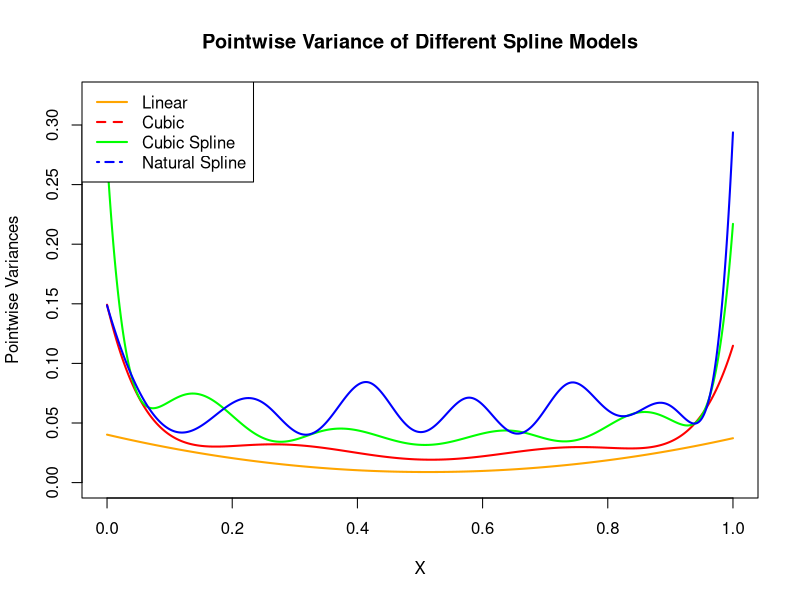

This figure's R source:
set.seed(123)

# Create evenly spaced grid between 0 and 1 for training data
n_train = 100
x_train = seq(0, 1, length.out = n_train)

# Simulate training Y based on the given model:
# Y = 3X^3 - 5X^2 + X - 3 + N(0, 1)
true_function = function(x) {
  3 * x^3 - 5 * x^2 + x - 3
}

# Add noise N(0,1)
y_train = true_function(x_train) + rnorm(n_train, 0, 1)

# Create dense grid for plotting
x_grid = seq(0, 1, length.out = 1000)
y_true = true_function(x_grid)

# Define knots for natural spline and boundaries
ns_knots = c(0.1, 0.26, 0.42, 0.58, 0.74, 0.9)
n_knots = length(ns_knots)
knot_min = min(ns_knots)
knot_max = max(ns_knots)

# Helper function for truncated cubic power
d_function = function(x, knot) {
  pmax(0, (x - knot))^3
}

# Function to run simulation multiple times and compute variance
run_simulation = function(n_sims = 100) {
  # Initialize matrices to store predictions
  linear_preds = matrix(0, nrow = n_sims, ncol = length(x_grid))
  cubic_preds = matrix(0, nrow = n_sims, ncol = length(x_grid))
  cubic_spline_preds = matrix(0, nrow = n_sims, ncol = length(x_grid))
  natural_spline_preds = matrix(0, nrow = n_sims, ncol = length(x_grid))
  
  # Run simulations
  for (i in 1:n_sims) {
    # Generate new training data with same X but different noise
    y_sim = true_function(x_train) + rnorm(n_train, 0, 1)
    
    # Linear model
    linear_model = lm(y_sim ~ x_train)
    linear_preds[i,] = predict(linear_model, newdata = data.frame(x_train = x_grid))
    
    # Cubic
    cubic_model = lm(y_sim ~ poly(x_train, 3, raw = TRUE))
    cubic_preds[i,] = predict(cubic_model, newdata = data.frame(x_train = x_grid))
    
    # Cubic spline with knots at 1/3 and 2/3
    x_basis = cbind(1, x_train, x_train^2, x_train^3, 
                    pmax(0, (x_train - 1/3))^3, 
                    pmax(0, (x_train - 2/3))^3)
    cubic_spline_model = lm(y_sim ~ x_basis - 1)
    x_pred_basis = cbind(1, x_grid, x_grid^2, x_grid^3, 
                         pmax(0, (x_grid - 1/3))^3, 
                         pmax(0, (x_grid - 2/3))^3)
    cubic_spline_preds[i,] = x_pred_basis %*% cubic_spline_model$coefficients
    
    # Natural spline basis for training data
    ns_basis_train = matrix(0, nrow = length(x_train), ncol = n_knots)
    for (j in 1:n_knots) {
      alpha_j = (knot_max - ns_knots[j]) / (knot_max - knot_min)
      beta_j = (ns_knots[j] - knot_min) / (knot_max - knot_min)
      ns_basis_train[, j] = d_function(x_train, ns_knots[j]) -
        alpha_j * d_function(x_train, knot_max) -
        beta_j * d_function(x_train, knot_min)
    }
    colnames(ns_basis_train) = paste0("ns_basis", 1:n_knots)
    ns_train_df = data.frame(x_train = x_train, ns_basis_train)
    
    # Fit natural spline model
    ns_model = lm(y_sim ~ ., data = ns_train_df)
    
    # Natural spline basis for prediction
    ns_basis_pred = matrix(0, nrow = length(x_grid), ncol = n_knots)
    for (j in 1:n_knots) {
      alpha_j = (knot_max - ns_knots[j]) / (knot_max - knot_min)
      beta_j = (ns_knots[j] - knot_min) / (knot_max - knot_min)
      ns_basis_pred[, j] = d_function(x_grid, ns_knots[j]) -
        alpha_j * d_function(x_grid, knot_max) -
        beta_j * d_function(x_grid, knot_min)
    }
    colnames(ns_basis_pred) = paste0("ns_basis", 1:n_knots)
    ns_pred_df = data.frame(x_train = x_grid, ns_basis_pred)
    
    # Predict
    natural_spline_preds[i,] = predict(ns_model, newdata = ns_pred_df)
  }
  
  # Compute pointwise variances
  linear_var = apply(linear_preds, 2, var)
  cubic_var = apply(cubic_preds, 2, var)
  cubic_spline_var = apply(cubic_spline_preds, 2, var)
  natural_spline_var = apply(natural_spline_preds, 2, var)
  
  return(list(
    x = x_grid,
    linear_var = linear_var,
    cubic_var = cubic_var,
    cubic_spline_var = cubic_spline_var,
    natural_spline_var = natural_spline_var
  ))
}

# Run the simulation
results = run_simulation(n_sims = 100)

# Create plot
max_y = max(c(results$cubic_spline_var, results$natural_spline_var), na.rm = TRUE)

plot(results$x, results$linear_var, type = "l", col = "orange", lwd = 2,
     xlab = "X", ylab = "Pointwise Variances",
     ylim = c(0, max_y * 1.1),
     main = "Pointwise Variance of Different Spline Models")
lines(results$x, results$cubic_var, col = "red", lwd = 2)
lines(results$x, results$cubic_spline_var, col = "green", lwd = 2)
lines(results$x, results$natural_spline_var, col = "blue", lwd = 2)

# Add legend
legend("topleft", 
       legend = c("Linear", "Cubic", "Cubic Spline", "Natural Spline"),
       col = c("orange", "red", "green", "blue"),
       lty = c(1, 2, 1, 4), 
       lwd = 2)
